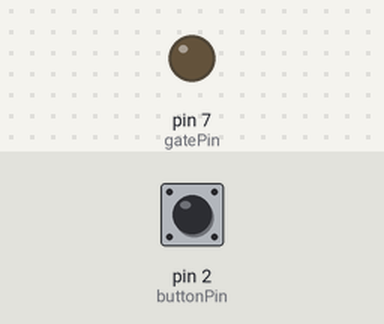
This sketch was run on a simulated Arduino Uno, built with avr-gcc and run on an emulated ATmega328P. Shown: output pins drawn as LEDs (lit = HIGH). The test bench sets the inputs (shaded band); at power-on: pin 2 (buttonPin) HIGH.

Above: at 1.2 s.
1.3 s: pin 2 (buttonPin) pulled LOW for 0.15 s
At 1.8 s:
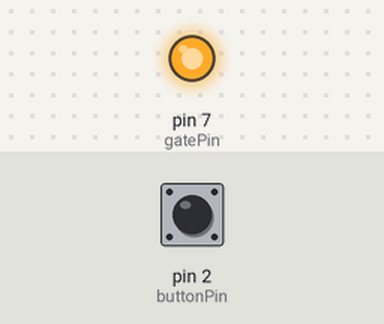
2.9 s: pin 2 (buttonPin) pulled LOW for 1 s
At 4.3 s:
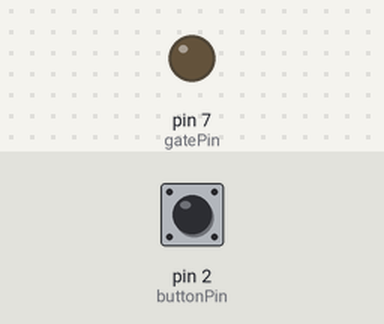
5.4 s: pin 2 (buttonPin) pulled LOW for 3.2 s
At 6.3 s:
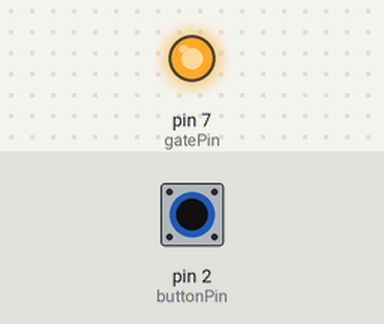
Timing chart, 0 to 8.4 s (numbered marks = the images above; inputs shaded):
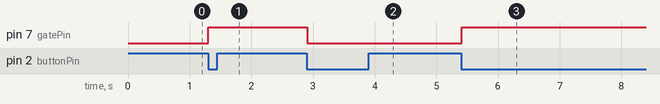

Measured:
- after the input at 1.3 s, pin 7 (gatePin): LOW → HIGH at once
- after the input at 2.9 s, pin 7 (gatePin): HIGH → LOW at once
- after the input at 5.4 s, pin 7 (gatePin): LOW → HIGH at once

The sketch:

fan_with_swicth_button.ino
```cpp
int gatePin = 7;
int buttonPin = 2;

// 1 is not pressed, 0 is pressed
int buttonOldState = 1;
int buttonCurrentState = 1;

// turned off
int fanState = LOW;

void setup() {
  pinMode(gatePin, OUTPUT);
  pinMode(buttonPin, INPUT);
  digitalWrite(buttonPin, HIGH);
  Serial.begin(9600);
}

void loop() {

  buttonCurrentState = digitalRead(buttonPin);

  if (buttonCurrentState != buttonOldState) {
    if (buttonCurrentState == 0) {
      // button just got pressed
      if (fanState == HIGH){
        fanState = LOW;
      } else {
        fanState = HIGH;
      }
    }
  }

  digitalWrite(gatePin, fanState);

  buttonOldState = buttonCurrentState;

  delay(10);
}
```
